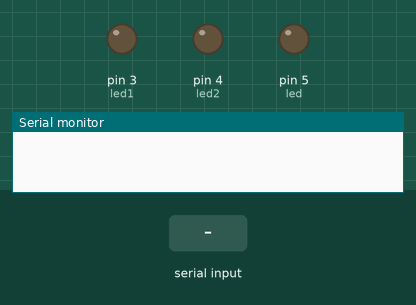
This sketch was run on a simulated Arduino Uno, built with avr-gcc and run on an emulated ATmega328P. Shown: output pins drawn as LEDs (lit = HIGH), the last lines printed to the serial monitor. Inputs (shaded band) come from the test bench.

Above: at 1.2 s.
1.3 s: "*light on" received over Serial
At 2.5 s:
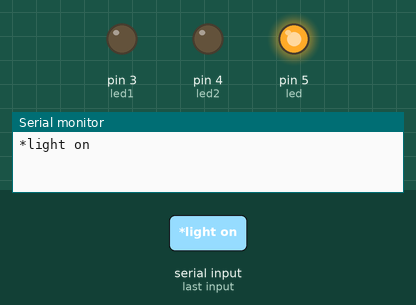
2.8 s: "*computer on" received over Serial
At 3.7 s:
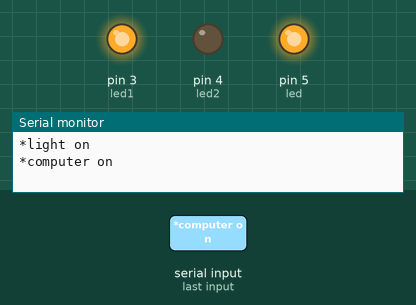
4.4 s: "*TV on" received over Serial
At 5.2 s:
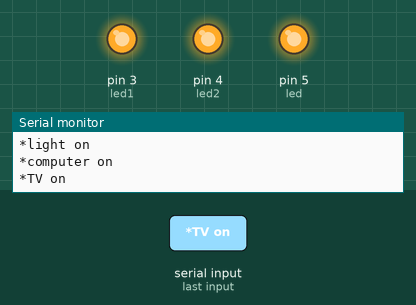
5.9 s: "*light off" received over Serial
At 6.6 s:
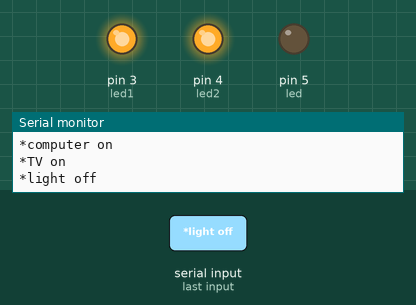
7.5 s: "*computer off" received over Serial
At 8.8 s:
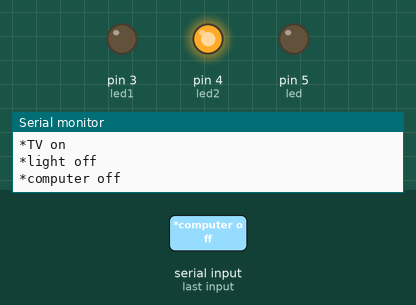
9.1 s: "*light on" received over Serial
At 9.8 s:
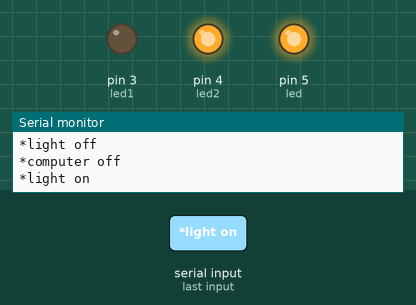
Timing chart, 0 to 11.6 s (numbered marks = the images above; inputs shaded):
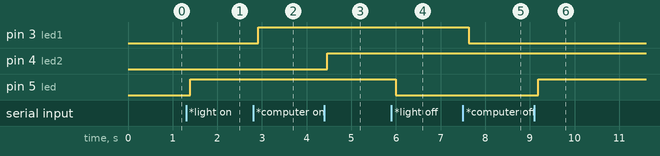

The sketch:

voice_light.ino
```cpp
String sound;
int led = 5;
int led1 = 3;
int led2 = 4;


void setup() {
  Serial.begin(9600);
  pinMode(led,OUTPUT);
  pinMode(led1,OUTPUT);
  pinMode(led2,OUTPUT);
}

void allon(){

  digitalWrite(led, HIGH);
  digitalWrite(led1, HIGH);
  digitalWrite(led2, HIGH);
}

void alloff(){

  digitalWrite(led, LOW);
  digitalWrite(led1, LOW);
  digitalWrite(led2, LOW);
}

void loop() {
  while(Serial.available()){
    delay(10);
    char s = Serial.read();
    if(s == '#'){break;}
    sound += s;
  }
  if(sound.length() > 0){
    Serial.println(sound);
    if(sound == "*light on"){analogWrite(led,1023);}
    else if(sound == "*computer on"){digitalWrite(led1,HIGH);}
    else if(sound == "*TV on"){digitalWrite(led2,HIGH);}
    else if(sound == "*light off"){digitalWrite(led,LOW);}
    else if(sound == "*computer off"){digitalWrite(led1,LOW);}
    else if(sound == "*TV off"){digitalWrite(led2,LOW);}
    else if(sound == "*all on"){allon();}
    else if(sound == "*all off"){alloff();}
    else if(sound == "*dim the light"){analogWrite(led,620);}
    sound = "";
  }
}
```

Measured:
- after the input at 1.3 s, pin 5 (led): LOW → HIGH after 0.09 s
- after the input at 2.8 s, pin 3 (led1): LOW → HIGH after 0.12 s
- after the input at 4.4 s, pin 4 (led2): LOW → HIGH after 0.06 s
- after the input at 5.9 s, pin 5 (led): HIGH → LOW after 0.10 s
- after the input at 7.5 s, pin 3 (led1): HIGH → LOW after 0.13 s
- after the input at 9.1 s, pin 5 (led): LOW → HIGH after 0.09 s
